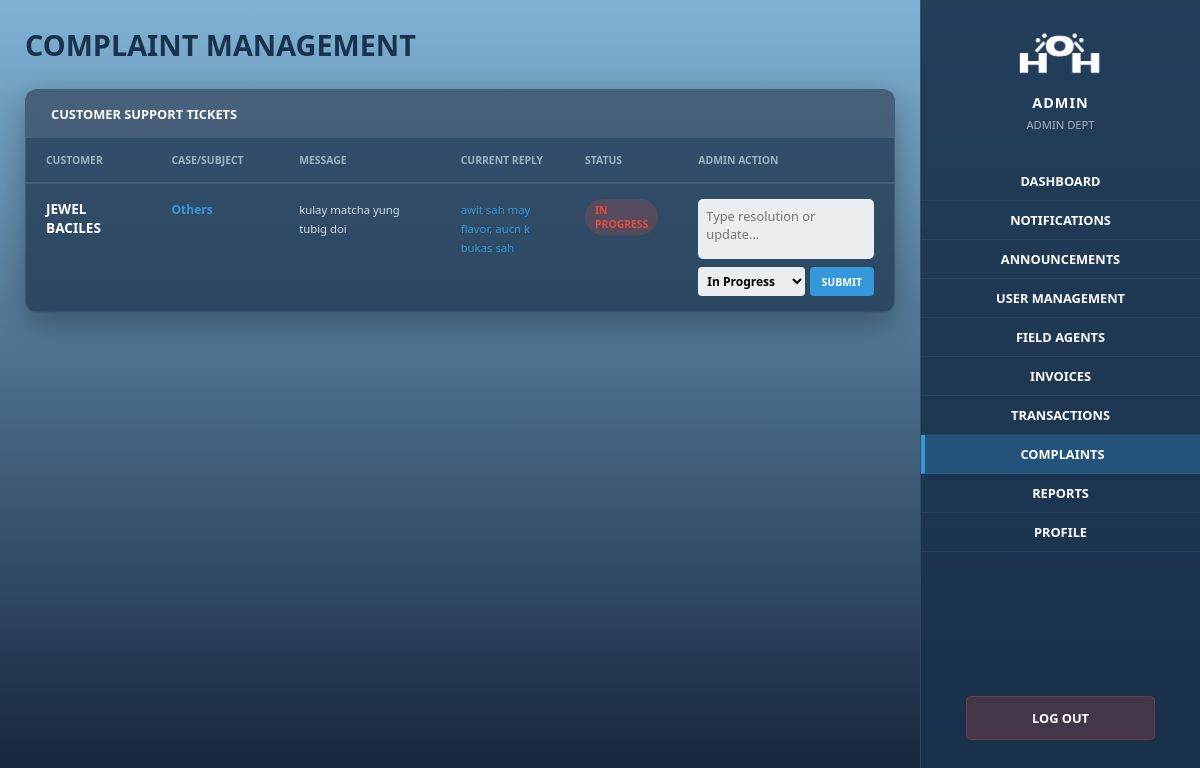
The app's page /complaints_admin.php (signed in), older data.
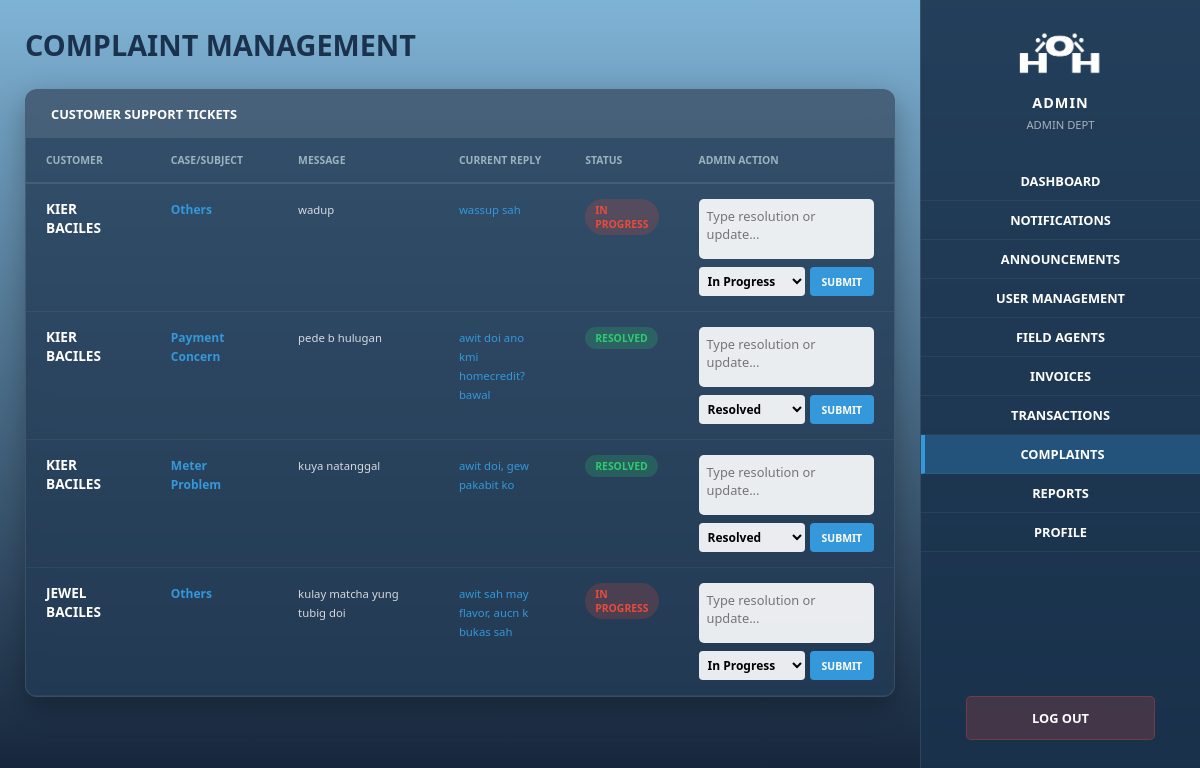
The same page, newer data.
### tables this page shows
CREATE TABLE `complaints` (
  `id` int(11) NOT NULL,
  `user_id` int(11) DEFAULT NULL,
  `subject` varchar(150) DEFAULT NULL,
  `message` text DEFAULT NULL,
  `reply` text DEFAULT NULL,
  `status` enum('open','in_progress','resolved') DEFAULT 'open',
  `created_at` timestamp NOT NULL DEFAULT current_timestamp(),
  `replied_at` datetime DEFAULT NULL
);

CREATE TABLE `users` (
  `id` int(11) NOT NULL,
  `first_name` varchar(50) DEFAULT NULL,
  `last_name` varchar(50) DEFAULT NULL,
  `email` varchar(100) DEFAULT NULL,
  `contact_no` varchar(20) DEFAULT NULL,
  `password` varchar(255) DEFAULT NULL,
  `role` enum('user','admin','accountant','agent') DEFAULT 'user',
  `meter_number` varchar(50) DEFAULT NULL,
  `barangay` varchar(100) DEFAULT NULL,
  `street` varchar(100) DEFAULT NULL,
  `status` enum('active','inactive') DEFAULT 'active',
  `created_at` timestamp NOT NULL DEFAULT current_timestamp(),
  `user_code` varchar(50) DEFAULT NULL,
  `avatar` varchar(255) DEFAULT 'default.png'
);

### complaints_admin.php (the view, shortened to what this page needs)
<?php
include "db.php";
$complaints = $conn->query("
    SELECT c.*, u.first_name, u.last_name
    FROM complaints c
    JOIN users u ON c.user_id = u.id
    ORDER BY c.created_at DESC
");
?>
<!DOCTYPE html>
<html lang="en">
<head>
    <link rel="stylesheet" href="styles/complaints_admin.css">
</head>
<body id="mainBody">
    <div class="main-content">
        <div class="header-row">
            <h1>COMPLAINT MANAGEMENT</h1>
        </div>
        <div class="glass-panel">
            <div class="panel-title-bar">Customer Support Tickets</div>
            <div class="table-area">
                <table class="data-table">
                    <thead>
                        <tr>
                            <th style="width: 15%;">Customer</th>
                            <th style="width: 15%;">Case/Subject</th>
                            <th style="width: 20%;">Message</th>
                            <th style="width: 15%;">Current Reply</th>
                            <th style="width: 10%;">Status</th>
                            <th style="width: 25%;">Admin Action</th>
                        </tr>
                    </thead>
                    <tbody>
                        <?php while($c = $complaints->fetch_assoc()): ?>
                        <tr>
                            <td><strong><?php echo strtoupper($c['first_name']." ".$c['last_name']); ?></strong></td>
                            <td><span class="case-tag"><?php echo $c['subject']; ?></span></td>
                            <td><small style="opacity: 0.8;"><?php echo $c['message']; ?></small></td>
                            <td><small style="color: var(--accent-blue);"><?php echo $c['reply'] ?: 'No reply yet'; ?></small></td>
                            <td>
                                <span class="status-pill <?php echo ($c['status'] == 'resolved') ? 'paid' : 'unpaid'; ?>">
                                    <?php echo strtoupper(str_replace('_', ' ', $c['status'])); ?>
                                </span>
                            </td>
                            <td>
                                <form method="POST" class="reply-form">
                                    <textarea name="reply" placeholder="Type resolution or update..." required></textarea>
                                    <div class="action-row">
                                        <select name="status">
                                            <option value="in_progress" <?php if($c['status']=='in_progress') echo 'selected'; ?>>In Progress</option>
                                            <option value="resolved" <?php if($c['status']=='resolved') echo 'selected'; ?>>Resolved</option>
                                        </select>
                                        <button name="reply_complaint" class="btn-reply">SUBMIT</button>
                                    </div>
                                </form>
                            </td>
                        </tr>
                        <?php endwhile; ?>
                    </tbody>
                </table>
            </div>
        </div>
    </div>
        <div class="sidebar-right">
            <img src="assets/logo_name.png" class="side-logo">
            <div class="agent-info" style="color: white; text-align: center; margin-bottom: 30px;">
                <h3>ADMIN</h3>
                <p style="font-size: 0.7rem; opacity: 0.6;">ADMIN DEPT</p>
            </div>
            <nav class="nav-menu">
                <a href="admin_dashboard.php" class="nav-item">DASHBOARD</a>
                <a href="admin_notifications.php" class="nav-item">NOTIFICATIONS</a>
                <a href="announcements.php" class="nav-item">ANNOUNCEMENTS</a>
                <a href="user_management.php" class="nav-item">USER MANAGEMENT</a>
                <a href="agent_management.php" class="nav-item">FIELD AGENTS</a>
                <a href="invoices.php" class="nav-item">INVOICES</a>
                <a href="transactions.php" class="nav-item">TRANSACTIONS</a>
                <a href="complaints_admin.php" class="nav-item  active">COMPLAINTS</a>
                <a href="reports.php" class="nav-item">REPORTS</a>
                <a href="profile.php" class="nav-item">PROFILE</a>
            </nav>
            <div class="sidebar-footer">
                <a href="logout.php" class="logout-btn-container">LOG OUT</a>
            </div>
        </div>
</body>
</html>

Row changes from the older to the newer data that the page shows:
added complaints: user.last_name "KIER BACILES", subject "Others", message "wadup", reply "wassup sah", status "IN PROGRESS", status "In Progress"
added complaints: user.last_name "KIER BACILES", subject "Payment Concern", message "pede b hulugan", reply "awit doi ano kmi homecredit? bawal", status "RESOLVED", status "Resolved"
added complaints: user.last_name "KIER BACILES", subject "Meter Problem", message "kuya natanggal", reply "awit doi, gew pakabit ko", status "RESOLVED", status "Resolved"
